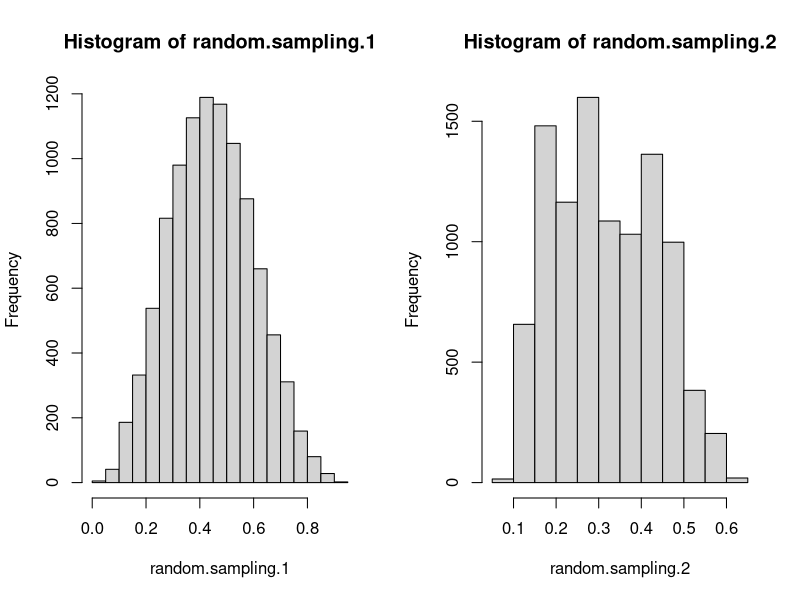

Recreate this plot in R.
A <- 4
B <- 5

N <- 10000
random.sampling.1 <- rbeta(N, A, B)

random.sampling.2 <- c()
position <- 0.5
STEP <- 0.006
for(index in seq(1, N)) {
    proposedPosition <- sample(c(position - STEP, position + STEP), 1)
    probablilityToMove <- if( proposedPosition < 0 ) {
        0
    } else if( proposedPosition > 1 ) {
        0
    } else {
        currentDepsity <- dbeta(position, A, B)
        proposedDensity <- dbeta(proposedPosition, A, B)
        proposedDensity / currentDepsity
    }

    if( probablilityToMove >= runif( 1 ) ) {
        position <- proposedPosition
    }
    random.sampling.2 <- c(random.sampling.2, position)
}

par(mfrow=(c(1, 2)))
hist(random.sampling.1)
hist(random.sampling.2)


